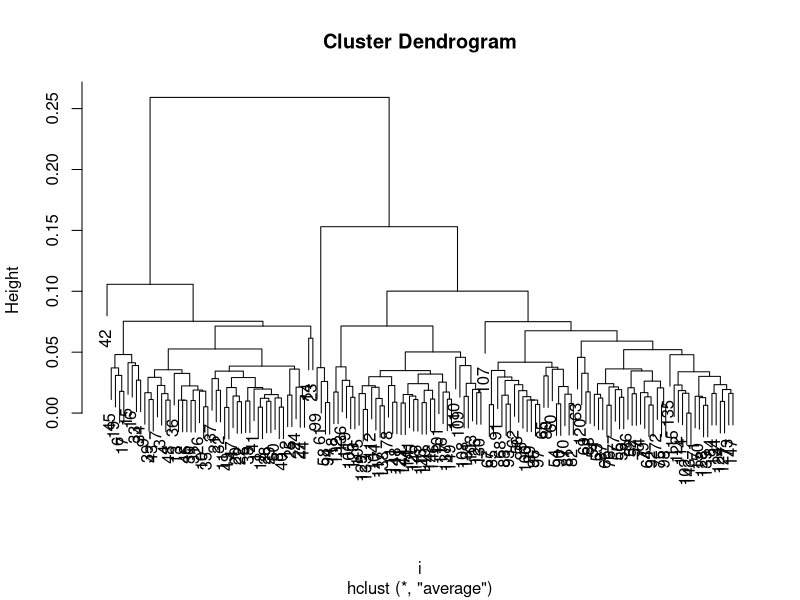
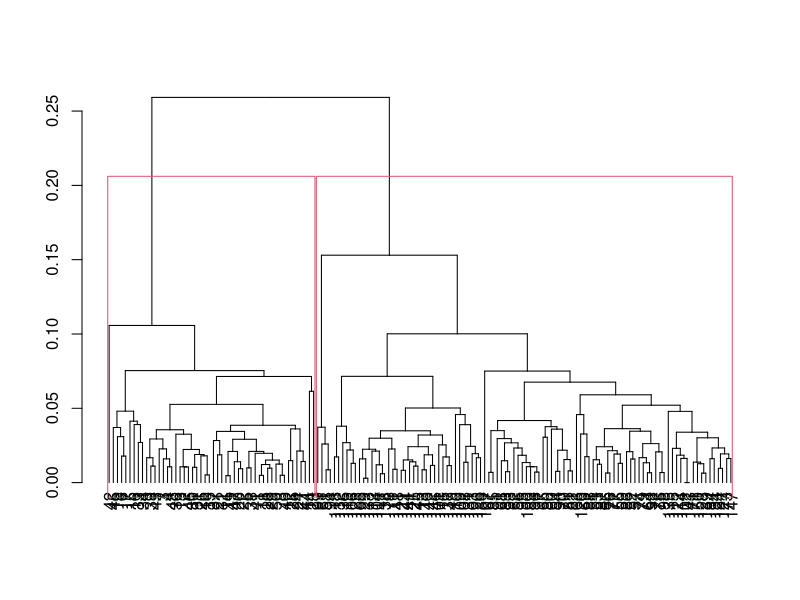

Source code (R) for these figures, in order:
library(vegan) 
library(MASS)
data(iris)
t(iris)
View(iris)
iris.mod <- iris[, 1:4]

# 1. Matriz:
i <- vegdist(iris.mod, method = "bray") 
i

# 2. Cluster hierarquico com Bray-Curtis
cluster1 <- hclust(i, method = "average")
plot(cluster1)
dendro.cluster1 <- as.dendrogram(cluster1) 
plot(dendro.cluster1)
rect.hclust(cluster1, h = 0.40)
